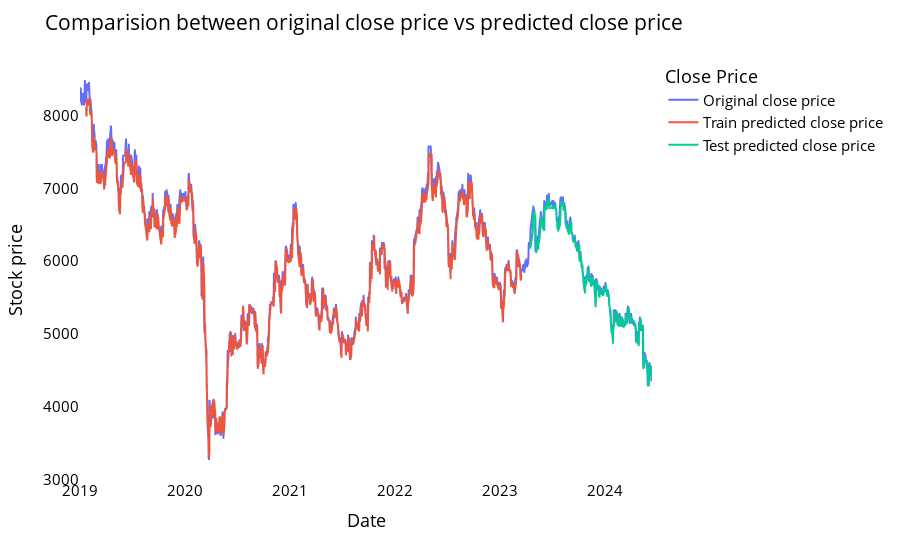

Source (notebook cell):
### Markdown cell above
<a name="lstm_grucomparechart"></a>

#### Comparision between original stock close price vs predicted close price

### Code cell
# shift train predictions for plotting

look_back=time_step
trainPredictPlot = np.empty_like(closedf)
trainPredictPlot[:, :] = np.nan
trainPredictPlot[look_back:len(train_predict)+look_back, :] = train_predict
print("Train predicted data: ", trainPredictPlot.shape)

# shift test predictions for plotting
testPredictPlot = np.empty_like(closedf)
testPredictPlot[:, :] = np.nan
testPredictPlot[len(train_predict)+(look_back*2)+1:len(closedf)-1, :] = test_predict
print("Test predicted data: ", testPredictPlot.shape)

names = cycle(['Original close price','Train predicted close price','Test predicted close price'])

plotdf = pd.DataFrame({'date': close_stock['date'],
                       'original_close': close_stock['close'],
                      'train_predicted_close': trainPredictPlot.reshape(1,-1)[0].tolist(),
                      'test_predicted_close': testPredictPlot.reshape(1,-1)[0].tolist()})

fig = px.line(plotdf,x=plotdf['date'], y=[plotdf['original_close'],plotdf['train_predicted_close'],
                                          plotdf['test_predicted_close']],
              labels={'value':'Stock price','date': 'Date'})
fig.update_layout(title_text='Comparision between original close price vs predicted close price',
                  plot_bgcolor='white', font_size=15, font_color='black', legend_title_text='Close Price')
fig.for_each_trace(lambda t:  t.update(name = next(names)))

fig.update_xaxes(showgrid=False)
fig.update_yaxes(showgrid=False)
fig.show()

### Figure 1 — Plotly figure (JSON) as saved in the notebook; plotly's stock layout.template omitted (floating-point values rounded to 4 significant figures; data arrays with more than 128 entries replaced by an {"elided": "..."} marker saying what was removed)
{"data": [{"hovertemplate": "variable=original_close<br>Date=%{x}<br>Stock price=%{y}<extra></extra>", "legendgroup": "original_close", "line": {"color": "#636efa", "dash": "solid"}, "marker": {"symbol": "circle"}, "mode": "lines", "name": "Original close price", "showlegend": true, "type": "scattergl", "x": {"elided": "1374 str values"}, "xaxis": "x", "y": {"elided": "1374 int values"}, "yaxis": "y"}, {"hovertemplate": "variable=train_predicted_close<br>Date=%{x}<br>Stock price=%{y}<extra></extra>", "legendgroup": "train_predicted_close", "line": {"color": "#EF553B", "dash": "solid"}, "marker": {"symbol": "circle"}, "mode": "lines", "name": "Train predicted close price", "showlegend": true, "type": "scattergl", "x": {"elided": "1374 str values"}, "xaxis": "x", "y": {"elided": "1374 float values"}, "yaxis": "y"}, {"hovertemplate": "variable=test_predicted_close<br>Date=%{x}<br>Stock price=%{y}<extra></extra>", "legendgroup": "test_predicted_close", "line": {"color": "#00cc96", "dash": "solid"}, "marker": {"symbol": "circle"}, "mode": "lines", "name": "Test predicted close price", "showlegend": true, "type": "scattergl", "x": {"elided": "1374 str values"}, "xaxis": "x", "y": {"elided": "1374 float values"}, "yaxis": "y"}], "layout": {"font": {"color": "black", "size": 15}, "legend": {"title": {"text": "Close Price"}, "tracegroupgap": 0}, "margin": {"t": 60}, "plot_bgcolor": "white", "title": {"text": "Comparision between original close price vs predicted close price"}, "xaxis": {"anchor": "y", "domain": [0, 1], "showgrid": false, "title": {"text": "Date"}}, "yaxis": {"anchor": "x", "domain": [0, 1], "showgrid": false, "title": {"text": "Stock price"}}}}
